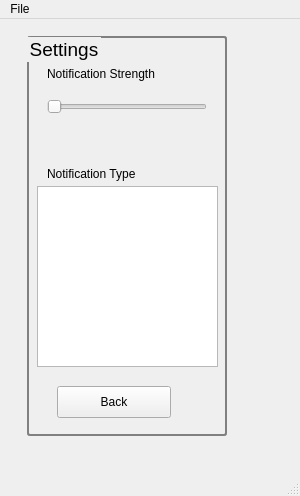
<?xml version="1.0" encoding="UTF-8"?>
<ui version="4.0">
 <class>MainWindow</class>
 <widget class="QMainWindow" name="MainWindow">
  <property name="enabled">
   <bool>true</bool>
  </property>
  <property name="geometry">
   <rect>
    <x>0</x>
    <y>0</y>
    <width>300</width>
    <height>496</height>
   </rect>
  </property>
  <property name="sizePolicy">
   <sizepolicy hsizetype="Ignored" vsizetype="Ignored">
    <horstretch>1</horstretch>
    <verstretch>0</verstretch>
   </sizepolicy>
  </property>
  <property name="minimumSize">
   <size>
    <width>300</width>
    <height>420</height>
   </size>
  </property>
  <property name="maximumSize">
   <size>
    <width>300</width>
    <height>557</height>
   </size>
  </property>
  <property name="windowTitle">
   <string>MainWindow</string>
  </property>
  <widget class="QWidget" name="centralWidget">
   <layout class="QFormLayout" name="formLayout">
    <item row="1" column="1">
     <widget class="QStackedWidget" name="stackedWidget">
      <property name="minimumSize">
       <size>
        <width>250</width>
        <height>420</height>
       </size>
      </property>
      <property name="maximumSize">
       <size>
        <width>260</width>
        <height>300</height>
       </size>
      </property>
      <property name="currentIndex">
       <number>1</number>
      </property>
      <widget class="QWidget" name="stackedWidgetPage1">
       <widget class="QWidget" name="layoutWidget">
        <property name="geometry">
         <rect>
          <x>0</x>
          <y>0</y>
          <width>252</width>
          <height>421</height>
         </rect>
        </property>
        <layout class="QHBoxLayout" name="horizontalLayout">
         <item>
          <widget class="QGroupBox" name="groupBox_2">
           <property name="minimumSize">
            <size>
             <width>250</width>
             <height>300</height>
            </size>
           </property>
           <property name="maximumSize">
            <size>
             <width>220</width>
             <height>500</height>
            </size>
           </property>
           <property name="font">
            <font>
             <pointsize>14</pointsize>
            </font>
           </property>
           <property name="styleSheet">
            <string notr="true">QGroupBox { 
     border: 2px solid gray; 
     border-radius: 3px; 
 } </string>
           </property>
           <property name="title">
            <string>Menu</string>
           </property>
           <property name="alignment">
            <set>Qt::AlignCenter</set>
           </property>
           <widget class="QPushButton" name="m1Home">
            <property name="geometry">
             <rect>
              <x>10</x>
              <y>40</y>
              <width>111</width>
              <height>51</height>
             </rect>
            </property>
            <property name="sizePolicy">
             <sizepolicy hsizetype="Fixed" vsizetype="Fixed">
              <horstretch>0</horstretch>
              <verstretch>0</verstretch>
             </sizepolicy>
            </property>
            <property name="text">
             <string> POPUP TEST</string>
            </property>
           </widget>
           <widget class="QPushButton" name="settingsButton">
            <property name="geometry">
             <rect>
              <x>130</x>
              <y>380</y>
              <width>114</width>
              <height>32</height>
             </rect>
            </property>
            <property name="text">
             <string>Settings</string>
            </property>
           </widget>
          </widget>
         </item>
        </layout>
       </widget>
      </widget>
      <widget class="QWidget" name="stackedWidgetPage2">
       <property name="minimumSize">
        <size>
         <width>300</width>
         <height>420</height>
        </size>
       </property>
       <property name="maximumSize">
        <size>
         <width>300</width>
         <height>420</height>
        </size>
       </property>
       <widget class="QGroupBox" name="groupBox_4">
        <property name="enabled">
         <bool>true</bool>
        </property>
        <property name="geometry">
         <rect>
          <x>10</x>
          <y>0</y>
          <width>200</width>
          <height>400</height>
         </rect>
        </property>
        <property name="minimumSize">
         <size>
          <width>200</width>
          <height>400</height>
         </size>
        </property>
        <property name="maximumSize">
         <size>
          <width>220</width>
          <height>400</height>
         </size>
        </property>
        <property name="font">
         <font>
          <pointsize>14</pointsize>
         </font>
        </property>
        <property name="styleSheet">
         <string notr="true">QGroupBox { 
     border: 2px solid gray; 
     border-radius: 3px; 
 } </string>
        </property>
        <property name="title">
         <string>Settings</string>
        </property>
        <widget class="QLabel" name="NotificationType">
         <property name="geometry">
          <rect>
           <x>20</x>
           <y>130</y>
           <width>151</width>
           <height>16</height>
          </rect>
         </property>
         <property name="text">
          <string>Notification Type</string>
         </property>
        </widget>
        <widget class="QLabel" name="NotificationStrength">
         <property name="geometry">
          <rect>
           <x>20</x>
           <y>30</y>
           <width>151</width>
           <height>16</height>
          </rect>
         </property>
         <property name="text">
          <string>Notification Strength</string>
         </property>
        </widget>
        <widget class="QSlider" name="horizontalSlider">
         <property name="geometry">
          <rect>
           <x>20</x>
           <y>60</y>
           <width>160</width>
           <height>22</height>
          </rect>
         </property>
         <property name="orientation">
          <enum>Qt::Horizontal</enum>
         </property>
        </widget>
        <widget class="QListWidget" name="listWidget">
         <property name="geometry">
          <rect>
           <x>10</x>
           <y>150</y>
           <width>181</width>
           <height>181</height>
          </rect>
         </property>
        </widget>
        <widget class="QPushButton" name="back_page_Button">
         <property name="geometry">
          <rect>
           <x>30</x>
           <y>350</y>
           <width>114</width>
           <height>32</height>
          </rect>
         </property>
         <property name="text">
          <string>Back</string>
         </property>
        </widget>
       </widget>
      </widget>
     </widget>
    </item>
   </layout>
  </widget>
  <widget class="QStatusBar" name="statusBar"/>
  <widget class="QMenuBar" name="menuBar">
   <property name="geometry">
    <rect>
     <x>0</x>
     <y>0</y>
     <width>300</width>
     <height>22</height>
    </rect>
   </property>
   <widget class="QMenu" name="menuFile">
    <property name="title">
     <string>File</string>
    </property>
    <addaction name="actionUpload_Treatment_Plan"/>
    <addaction name="actionSettings"/>
   </widget>
   <addaction name="menuFile"/>
  </widget>
  <action name="actionUpload_Treatment_Plan">
   <property name="icon">
    <iconset resource="images.qrc">
     <normaloff>:/new/prefix1/open.png</normaloff>:/new/prefix1/open.png</iconset>
   </property>
   <property name="text">
    <string>Upload Treatment Plan</string>
   </property>
  </action>
  <action name="actionSettings">
   <property name="text">
    <string>Settings</string>
   </property>
  </action>
 </widget>
 <layoutdefault spacing="6" margin="11"/>
 <resources>
  <include location="images.qrc"/>
 </resources>
 <connections/>
</ui>
